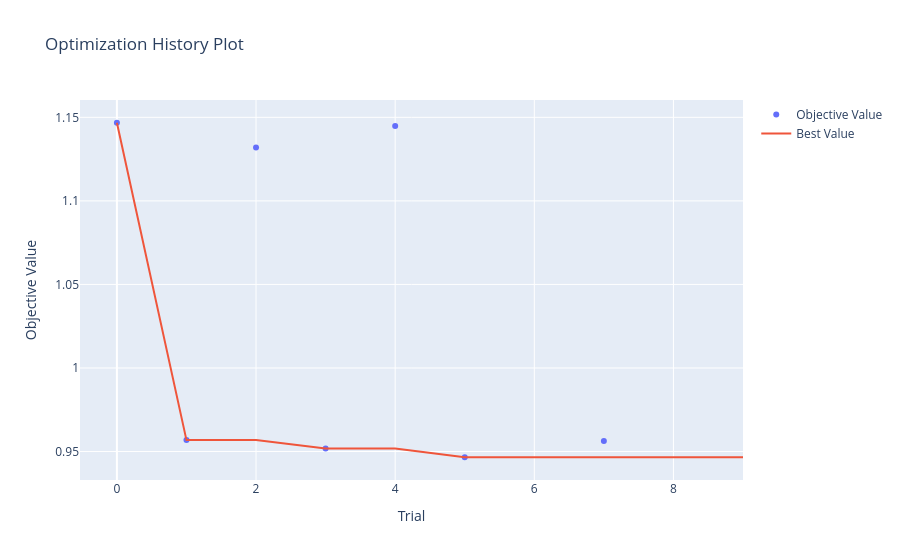

The notebook cell saved with this chart:
### Code cell
fig=optuna.visualization.plot_optimization_history(study_loaded)
fig.show()

### Figure 1 — Plotly figure (JSON) as saved in the notebook; plotly's stock layout.template omitted (floating-point values rounded to 4 significant figures)
{"data": [{"mode": "markers", "name": "Objective Value", "type": "scatter", "x": [0, 1, 2, 3, 4, 5, 7], "y": [1.147, 0.9568, 1.132, 0.9518, 1.145, 0.9466, 0.9563]}, {"mode": "lines", "name": "Best Value", "type": "scatter", "x": [0, 1, 2, 3, 4, 5, 6, 7, 8, 9], "y": [1.147, 0.9568, 0.9568, 0.9518, 0.9518, 0.9466, 0.9466, 0.9466, 0.9466, 0.9466]}, {"marker": {"color": "#cccccc"}, "mode": "markers", "name": "Infeasible Trial", "showlegend": false, "type": "scatter", "x": [], "y": []}], "layout": {"title": {"text": "Optimization History Plot"}, "xaxis": {"title": {"text": "Trial"}}, "yaxis": {"title": {"text": "Objective Value"}}}}
